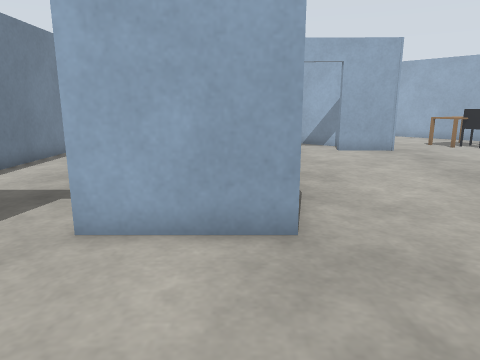
View 1 (above)

22 first-person views from a walk through a Gazebo world. The camera is 1 m above the floor, tilts 12° down and sees 70° across. The floor is counted in squares, 0.5 m on a side. Each view is taken from the middle of a square. On the plan, view 1 faces up. The plan holds only what a view shows up to about 18 squares ahead; the rest is blank. The place goes on beyond the plan. Some stock models are drawn as simple stand-ins.

View 2
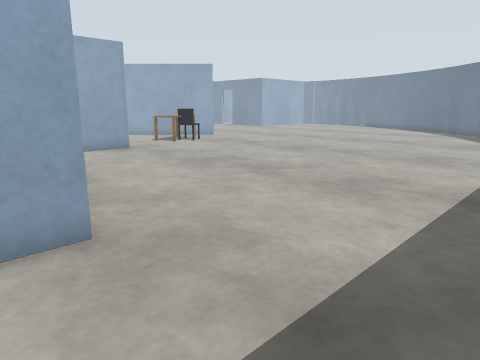

View 3
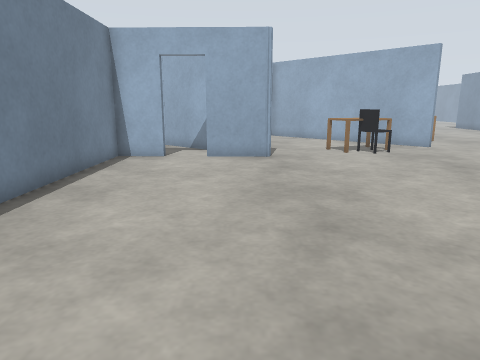

View 4
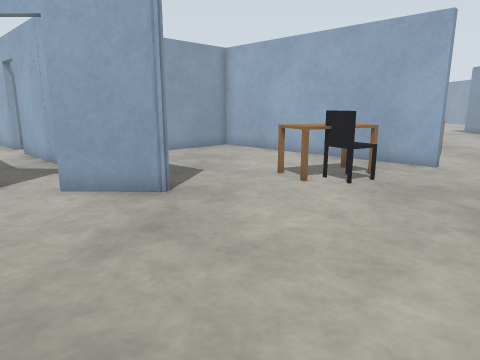

View 5
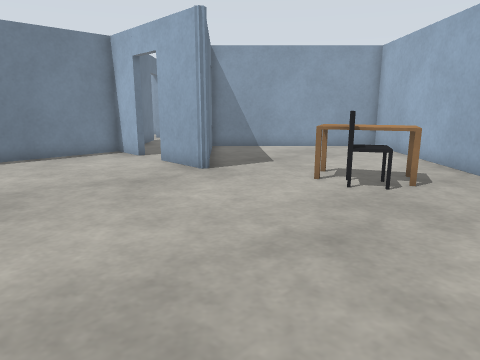

View 6
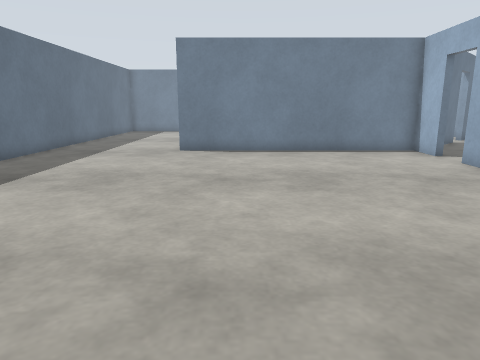

View 7
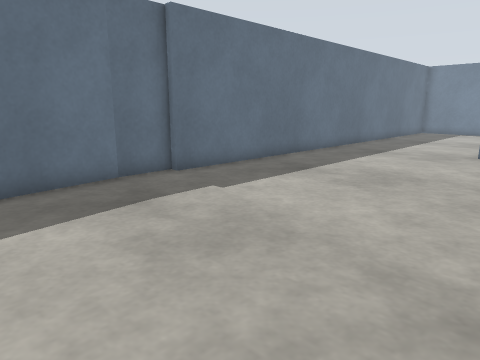

View 8
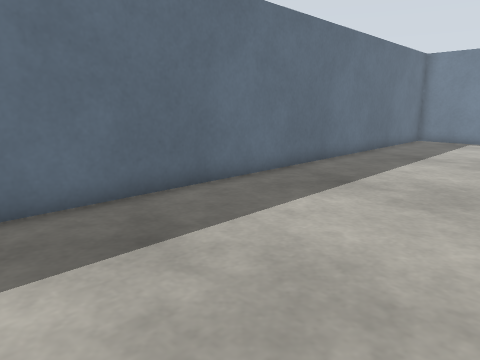

View 9
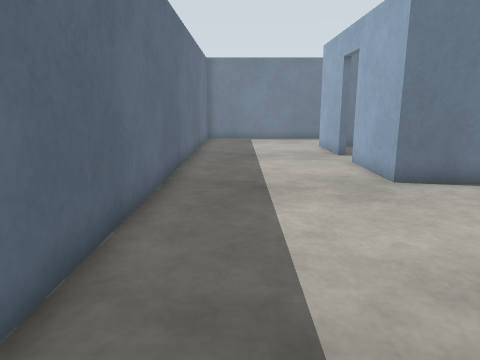

View 10
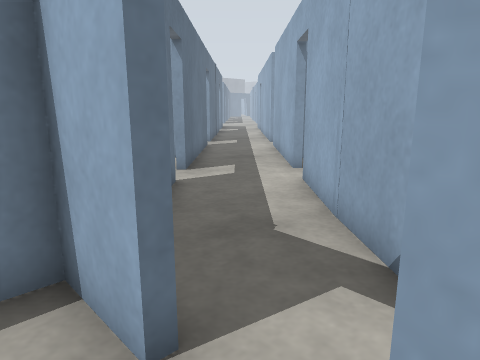

View 11
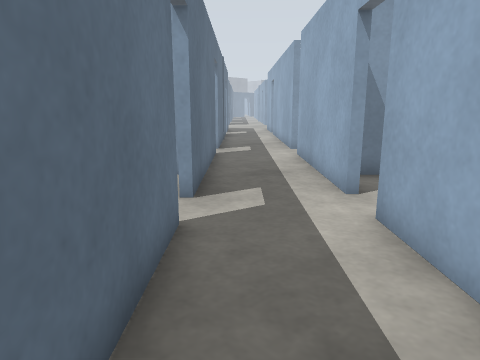

View 12
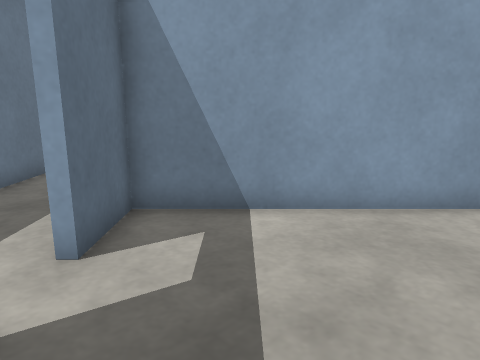

View 13
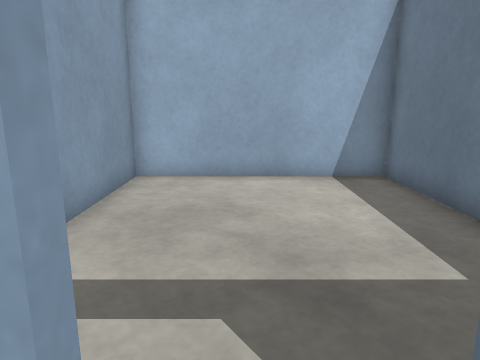

View 14
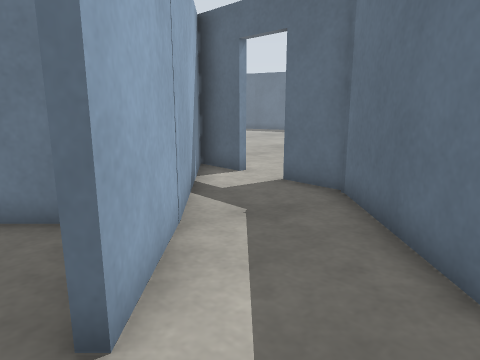

View 15
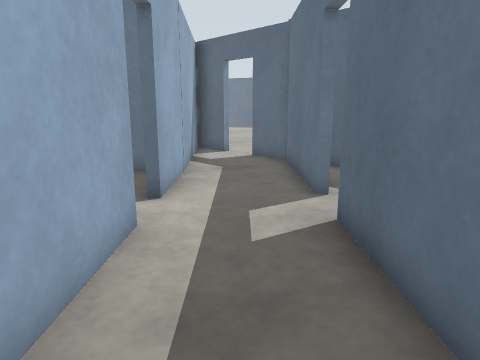

View 16
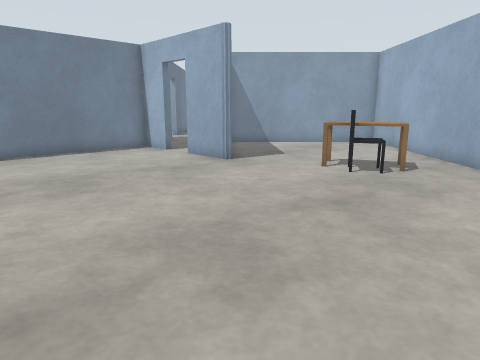

View 17
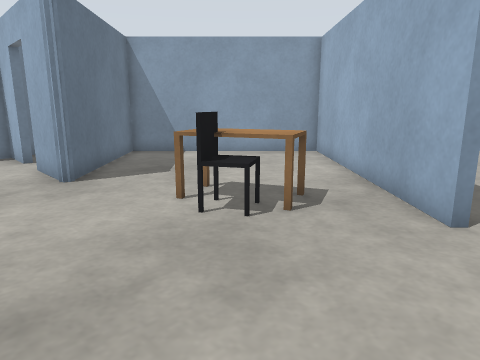

View 18
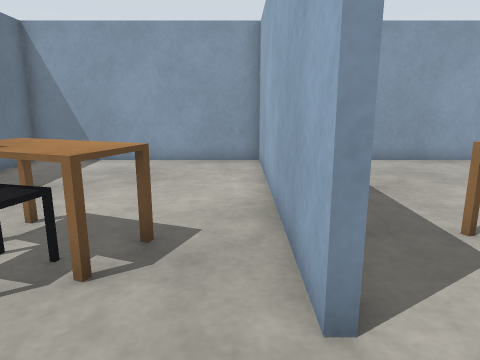

View 19
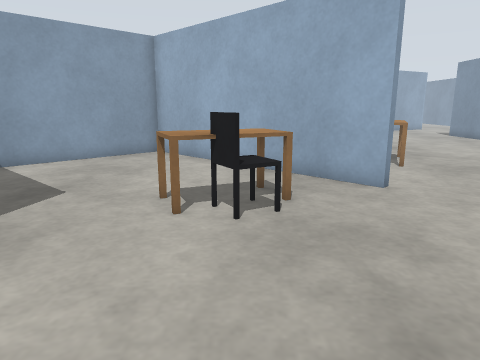

View 20
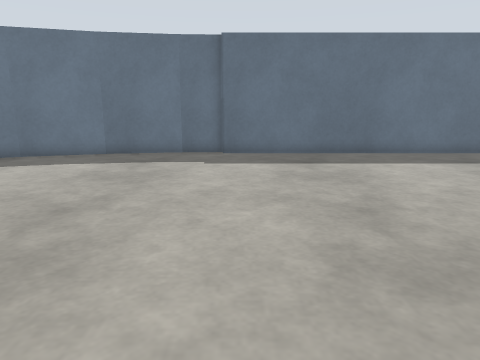

View 21
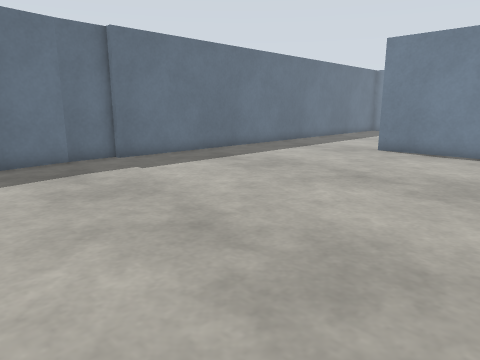

View 22
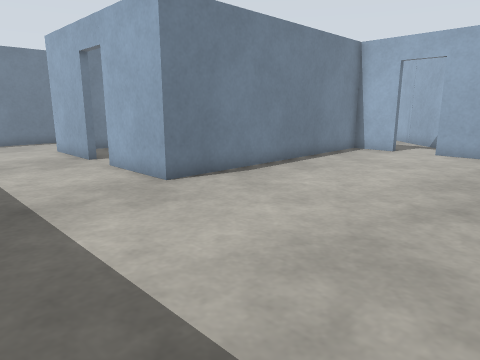

### Floor plan
Points are (right, up) in squares from view 1. A wall is a line through its corners. A room is listed if a view was taken in it or the views show most of it. See-through windows are left out.
Room 1 (views 1, 2, 3, 4, 5, 6, 7, 8, 9, 10, 16, 17, 18, 19, 20, 21, 22)
walls: (2.9, 16.1) (0.9, 16.2) (0.9, 5.2) (-2.8, 5.2); (10.7, -1.4) (12.7, -1.4); (12.5, -1.4) (15.8, -0.9); (15.7, -0.9) (17.5, -0.4); (15.7, 19.4) (8.3, 26.8) (2.2, 20.7) (7.3, 16.2) (7.1, 16) (4.5, 16.1); (-4.4, 5.2) (-8.1, 5.2); (-8.5, -1.1) (10.9, -1.1)
ways out: open door at (3.5, 16) to room 2; opening at (17, 20); open door at (-3.5, 5)
objects: desk (10, 17) to (13, 19); office chair (12, 17) to (13, 18)
Room 2 (views 11, 13, 14, 15)
walls: (-1.8, 24.3) (-6.8, 29.3); (-2.8, 20.3) (0.9, 16.6); (-8.6, 26.1) (-4, 21.5); (-7.9, 30.5) (-8.6, 31.1); (0.9, 16.5) (2.9, 16.4); (4.5, 16.4) (6.7, 16.3); (6.5, 16) (-0.5, 23)
ways out: open door at (3.5, 16) to room 1; open door at (-1, 24) to room 3; open door at (-3.3, 20.7)
Room 3 (view 12)
walls: (5.1, 24.1) (8.1, 27) (3.5, 31.5); (2.2, 31.6) (-3.2, 26.1) (-1.5, 24.5); (2.6, 21.5) (4, 22.9)
ways out: open door at (-1, 24) to room 2

Positions as (right, up) in squares from view 1, and headings:
1: (0, 0), facing up
2: (-1, 0), facing up-right
3: (6, 2), facing up
4: (9, 8), facing up
5: (16, 9), facing up-left
6: (17, 8), facing left
7: (17, 8), facing down-left
8: (10, 6), facing down-left
9: (10, 1), facing left
10: (5, 15), facing up-left
11: (2, 17), facing up-left
12: (3, 23), facing up-left
13: (-2, 23), facing up-right
14: (-3, 24), facing down-right
15: (-7, 27), facing down-right
16: (17, 7), facing up-left
17: (17, 13), facing up-left
18: (17, 17), facing up-left
19: (12, 11), facing up
20: (10, 14), facing down
21: (17, 12), facing down-left
22: (9, 0), facing up-left
